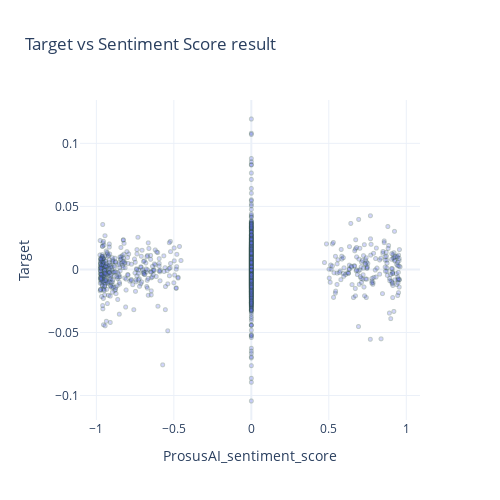

Notebook cell for this chart:
### Code cell
fig = px.scatter(data_frame=msft_news,
                 x='ProsusAI_sentiment_score', y='Target', template='plotly_white',
                 width=500,height=500, title='Target vs Sentiment Score result')

fig.update_traces(marker=dict(size=4,
                              line=dict(width=1,
                                        color='DarkSlateGrey')),
                  opacity=0.3,
                  selector=dict(mode='markers'))

fig.show()

### Figure 1 — Plotly figure (JSON) as saved in the notebook; plotly's stock layout.template omitted (floating-point values rounded to 4 significant figures; data arrays with more than 128 entries replaced by an {"elided": "..."} marker saying what was removed)
{"data": [{"hovertemplate": "ProsusAI_sentiment_score=%{x}<br>Target=%{y}<extra></extra>", "legendgroup": "", "marker": {"color": "#636efa", "symbol": "circle", "line": {"color": "DarkSlateGrey", "width": 1}, "size": 4}, "mode": "markers", "name": "", "showlegend": false, "x": {"elided": "2496 float values"}, "xaxis": "x", "y": {"elided": "2496 float values"}, "yaxis": "y", "type": "scattergl", "opacity": 0.3}], "layout": {"xaxis": {"anchor": "y", "domain": [0.0, 1.0], "title": {"text": "ProsusAI_sentiment_score"}}, "yaxis": {"anchor": "x", "domain": [0.0, 1.0], "title": {"text": "Target"}}, "legend": {"tracegroupgap": 0}, "title": {"text": "Target vs Sentiment Score result"}, "height": 500, "width": 500}}
